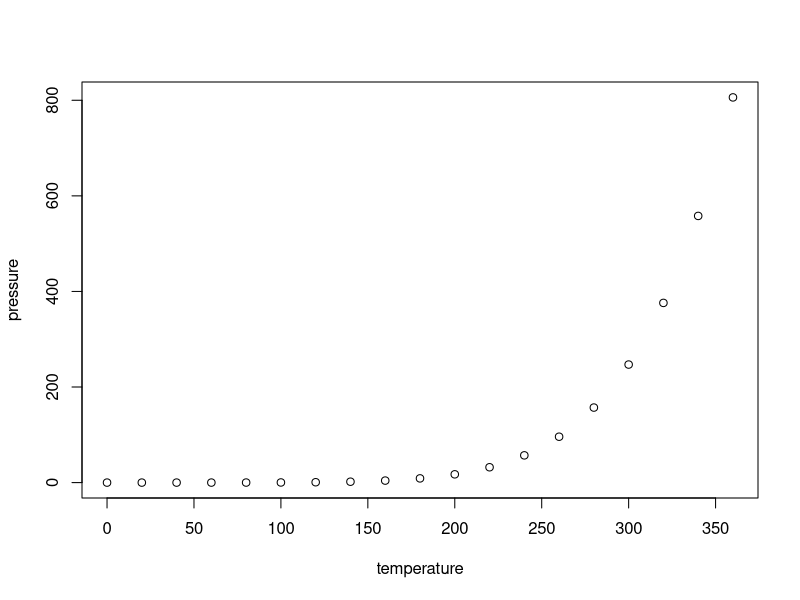
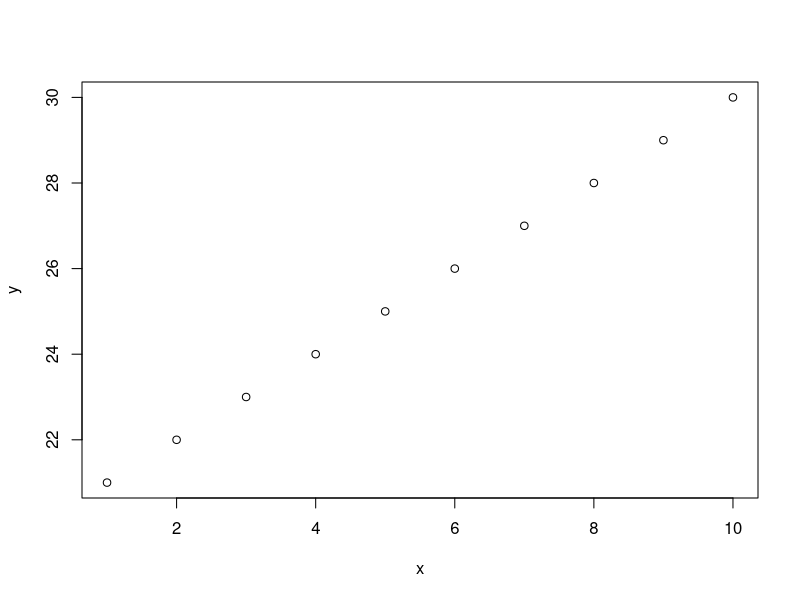

These figures' R source, in order:
## ---- chunk 1
knitr::opts_chunk$set(echo = TRUE)
## ---- chunk 2
summary(cars)
## ---- chunk 3
plot(pressure)
## ---- chunk 4
x <- 1:10
y <- 21:30
x+y
plot(x,y)

